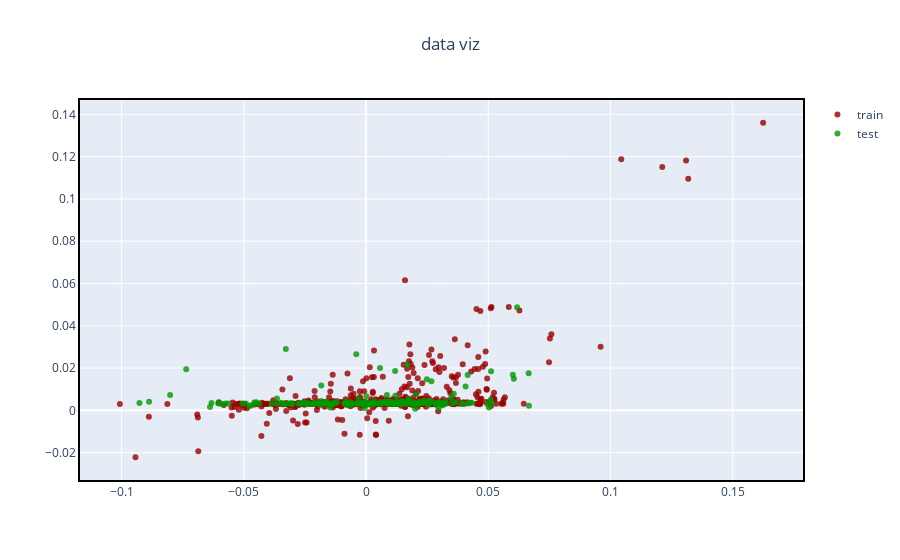

Notebook code cell kept with this figure:
### Code cell
#replot with go fig
fig = go.Figure()


fig.add_trace(go.Scatter(x=train_targets, y=train_predictions, name='train', mode='markers', marker_color='rgba(152, 0, 0, .8)'))
fig.add_trace(go.Scatter(x=test_targets, y=test_predictions, name='test', mode='markers', marker_color='rgba(0, 152, 0, .8)'))

fig.update_layout(title = f' data viz',title_x=0.5)
fig.update_xaxes(showline=True, linewidth=2, linecolor='black', mirror=True)
fig.update_yaxes(showline=True, linewidth=2, linecolor='black', mirror=True)
fig.show()

### Figure 1 — Plotly figure (JSON) as saved in the notebook; plotly's stock layout.template omitted (floating-point values rounded to 4 significant figures; data arrays with more than 128 entries replaced by an {"elided": "..."} marker saying what was removed)
{"data": [{"marker": {"color": "rgba(152, 0, 0, .8)"}, "mode": "markers", "name": "train", "type": "scatter", "x": {"elided": "842 float values"}, "y": {"elided": "842 float values"}}, {"marker": {"color": "rgba(0, 152, 0, .8)"}, "mode": "markers", "name": "test", "type": "scatter", "x": {"elided": "211 float values"}, "y": {"elided": "211 float values"}}], "layout": {"title": {"text": " data viz", "x": 0.5}, "xaxis": {"linecolor": "black", "linewidth": 2, "mirror": true, "showline": true}, "yaxis": {"linecolor": "black", "linewidth": 2, "mirror": true, "showline": true}}}
